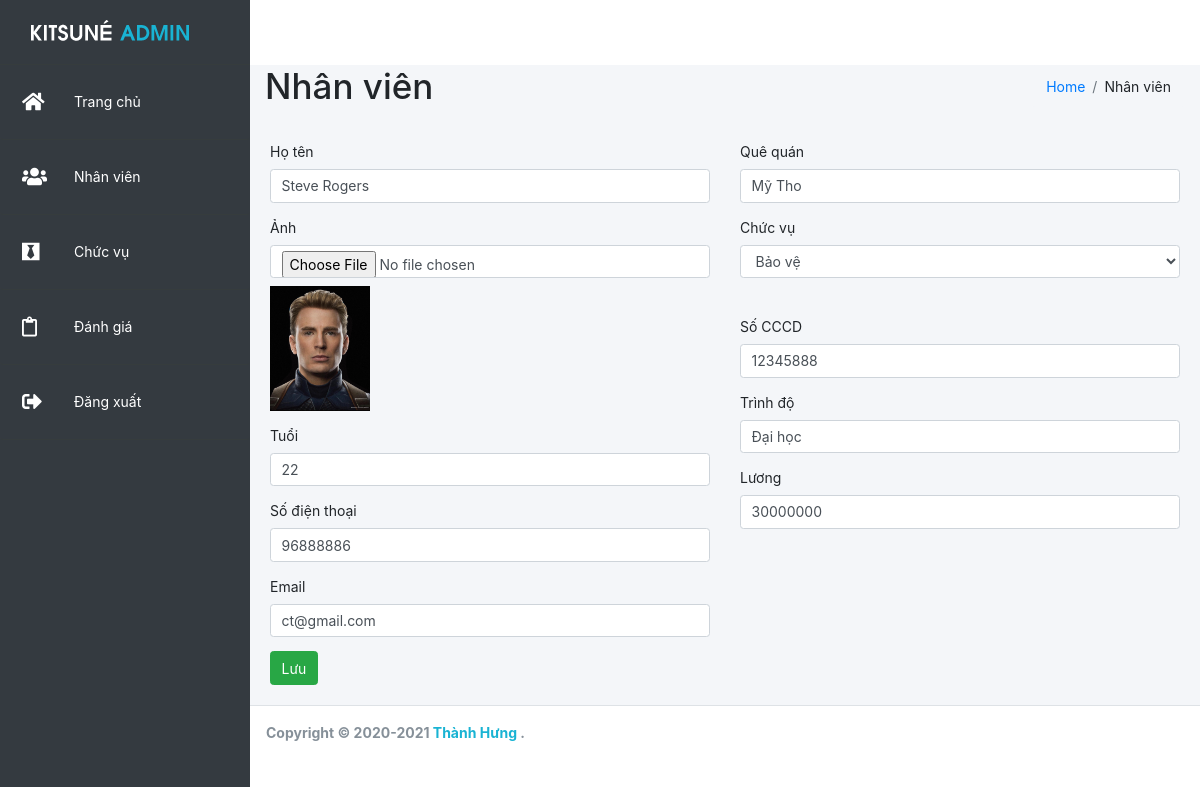
The app's page /admin/nhanvien.php?id=1005 with its own data.
### tables this page shows
CREATE TABLE `employee` (
  `nv_id` int(50) NOT NULL,
  `nv_image` varchar(50) NOT NULL,
  `nv_fullname` varchar(50) NOT NULL,
  `nv_age` int(50) NOT NULL,
  `nv_numberphone` int(50) NOT NULL,
  `nv_address` varchar(50) NOT NULL,
  `nv_position` int(50) NOT NULL,
  `nv_salary` int(50) NOT NULL,
  `nv_level` varchar(50) NOT NULL,
  `nv_email` varchar(50) NOT NULL,
  `nv_cccd` int(50) NOT NULL,
  `nv_rate` float NOT NULL
);

CREATE TABLE `position` (
  `pos_id` int(50) NOT NULL,
  `pos_name` varchar(50) NOT NULL,
  `pos_sl` int(20) NOT NULL
);

### admin/includes/dbhelp.php (called while the page is built, shortened)
<?php
function executeResult($sql) {
    $conn = mysqli_connect(HOST, USERNAME, PASSWORD, DATABASE);
    $resultset = mysqli_query($conn, $sql);
    $list      = [];
    while ($row = mysqli_fetch_array($resultset, 1)) {
        $list[] = $row;
    }
    return $list;
}
?>

### admin/nhanvien.php (the view, shortened to what this page needs)
<?php
require_once('./includes/dbhelp.php');
$s_fullname = $s_age = $s_image = $s_numberphone = $s_email = $s_address =
    $s_position = $s_cccd = $s_level = $s_salary = '';
$id = '';
if (isset($_GET['id'])) {
    $id          = $_GET['id'];
    $sql         = 'SELECT * FROM employee LEFT JOIN position ON position.pos_id=employee.nv_position where nv_id = '.$id;
    $staffList = executeResult($sql);
    if ($staffList != null && count($staffList) > 0) {
        $st = $staffList[0];
        $s_fullname = $st['nv_fullname'];
        $s_image = $st['nv_image'];
        $s_level = $st['nv_level'];
        $s_position = $st['pos_name'];
        $s_numberphone = $st['nv_numberphone'];
        $s_cccd = $st['nv_cccd'];
        $s_salary = $st['nv_salary'];
        $s_email = $st['nv_email'];
        $s_age      = $st['nv_age'];
        $s_address  = $st['nv_address'];
    } else {
        $id = '';
    }
}
?>
<!DOCTYPE html>
<html lang="en">
<head>
    <link rel="stylesheet" href="https://maxcdn.bootstrapcdn.com/bootstrap/4.1.3/css/bootstrap.min.css">
    <link href="https://use.fontawesome.com/releases/v5.0.4/css/all.css" rel="stylesheet">
    <link href="../asset/style.css" rel="stylesheet">
    <link href="../asset/reponsive.css" rel="stylesheet">
</head>
<body>
    <div class="wrapper">
        <div class="header">
            <nav class="navbar navbar-expand navbar-light navbar-white">
                <div class="sidebar">
                    <ul class="nav nav-pills flex-column" >
                        <li class="nav-item">
                            <a href="home.php" class="brand">
                                <img class="brand-img img-circle" src="../asset/img/logo.png" >
                            </a>
                        </li>
                        <li class="nav-item">
                            <a href="home.php" class="nav-link">
                                <span class="icon">
                                    <i class="fas fa-home"></i>
                                </span>
                                <p class="title">Trang chủ</p>
                            </a>
                        </li>
                        <li class="nav-item">
                            <a href="nhanvien.php" class="nav-link">
                                <span class="icon">
                                    <i class="fas fa-users"></i>
                                </span>
                                <p class="title">Nhân viên </p>
                            </a>
                        </li>
                        <li class="nav-item">
                            <a href="phongban.php" class="nav-link">
                                <span class="icon">
                                    <i class="fab fa-black-tie"></i>
                                </span>
                                <p class="title">Chức vụ</p>
                            </a>
                        </li>
                        <li class="nav-item">
                            <a href="chamcong.php" class="nav-link">
                                <span class="icon">
                                    <i class="far fa-clipboard "></i>
                                </span>
                                <p class="title">Đánh giá</p>
                            </a>
                        </li>
                        <li class="nav-item">
                            <a href="loginForm.php" class="nav-link">
                                <span class="icon">
                                    <i class="fas fa-sign-out-alt"></i>
                                </span>
                                <p class="title">Đăng xuất</p>
                            </a>
                        </li>
                    </ul>
                </div>
            </nav>
        </div>
        <div class="content-wrapper" style="min-height: 640px;">
            <div class="content-header">
                <div class="container-fluid">
                    <div class="row">
                        <div class="col-sm-6">
                            <h1>Nhân viên</h1>
                        </div>
                        <div class="col-sm-6">
                            <ol class="breadcrumb float-sm-right">
                                <li class="breadcrumb-item">
                                    <a href="home.php">Home</a>
                                </li>
                                <li class="breadcrumb-item">Nhân viên</li>
                            </ol>
                        </div>
                    </div>
                </div>
            </div>
                    <form method="post" style="padding: 20px" enctype="multipart/form-data">
                        <div class="row">
                            <div class="col-md-6">
                                <div class="form-group">
                                    <label>Họ tên</label>
                                    <input type="text" required class="form-control" name="fullname" placeholder="Nhập họ và tên" id="name" value="<?=$s_fullname?>">
                                </div>
                                 <div class="form-group">
                                    <label>Ảnh</label>
                                    <input type="file" class="form-control" name="image" placeholder="Nhập ảnh" id="image" >
                                    <img src="uploads/<?php echo $s_image ?>" width = "100px" style = "margin-top: 8px"">
                                </div>
                             <div class="form-group">
                                 <label>Tuổi</label>
                                 <input type="number" required class="form-control" name="age" placeholder="Nhập tuổi" id="dob" value="<?=$s_age?>">
                             </div>
                                 <div class="form-group">
                                     <label>Số điện thoại</label>
                                     <input type="text" required class="form-control" name="numberphone" placeholder="Nhập số điện thoại" id="phone" value="<?=$s_numberphone?>">
                                 </div>
                                 <div class="form-group">
                                     <label>Email</label>
                                     <input type="mail" required class="form-control" name="email" placeholder="Nhập email" id="email" value="<?=$s_email?>">
                                 </div>
                            </div>
                            <div class="col-md-6">
                                 <div class="form-group">
                                     <label>Quê quán</label>
                                     <input type="text" required class="form-control" name="address" placeholder="Nhập quê quán" id="hometown" value="<?=$s_address?>">
                                 </div>
                                  <div class="form-group">
                                     <label for="position" >Chức vụ</label>
                                        <div >
                                        <select  class="form-control" name="position" id="position" required>
                                        <option  selected>
                                            <?php
                                            if($id != ''){
                                                echo $s_position;
                                            } else{
                                                echo "Chọn nhân viên";
                                            }
                                        ?></option>
                                        </select>
                                     </div>
                                </div>
                                <div class="form-group" style="margin-top: 38px;">
                                    <label>Số CCCD</label>
                                    <input type="text"required class="form-control" name="cccd" placeholder="Nhập số CCCD" id="id" value="<?=$s_cccd?>">
                                </div>
                                 <div class="form-group">
                                     <label>Trình độ</label>
                                     <input type="text"required class="form-control" name="level" placeholder="Nhập trình độ" id="level" value="<?=$s_level?>">
                                 </div>
                                 <div class="form-group">
                                     <label>Lương</label>
                                     <input type="text"required class="form-control" name="salary" placeholder="Nhập lương" id="salary" value="<?=$s_salary?>">
                                 </div>
                            </div>
                        </div>
                        <button class="btn btn-success" >Lưu</button>
                    </form>
                </div>
            </div>
        <footer class="main-footer">
            <strong>
                Copyright © 2020-2021
                <a href="https://www.facebook.com/hwngnaf/" style="text-decoration: none; color: #19B3D3;">Thành Hưng</a>
                .
            </strong>
        </footer>
</body>
</html>

### asset/style.css (style rules this page uses)
* { margin: 0; padding: 0; box-sizing: border-box; }
html { font-family: 'Poppins'; font-size: 14px; }
.header { background-color: rgba(255, 255, 255, 0.459); height: 65px; }
img { vertical-align: middle; border-style: none; }
.img-circle { border-radius: 50%; }
.sidebar { position: fixed; background: #343a40; height: 100%; width: 250px; transition: 0.5s; overflow: hidden; top: 0; left: 0; z-index: 10; }
.sidebar ul { top: 0; left: 0; position: absolute; width: 100%; }
.sidebar ul li { position: relative; width: 100%; list-style: none; }
.sidebar .brand { padding: 9px 0px; }
.sidebar ul li a { color: #fff; position: relative; display: flex; width: 100%; text-decoration: none; border-bottom: 1px solid #363c3d ; }
.sidebar ul li a .icon { position: relative; display: block; min-width: 60px; height: 60px; line-height: 60px; font-size: 20px; padding-left: 8px; }
.sidebar ul li a .title { position: relative; display: block; height: 60px; line-height: 60px; white-space: nowrap; text-align: start; margin-bottom: 0px; }
.content-wrapper { background-color: #f4f6f9; min-height: 640px; }
.content-header .breadcrumb { background-color: #f4f6f9; }
.main-footer { bottom: 0; background-color: #fff; border-top: 1px solid #dee2e6; color: #869099; padding: 16px; }

### asset/reponsive.css (style rules this page uses)
@media (min-width: 768px) { .content-wrapper { margin-left: 250px; } }
@media (min-width: 768px) { .main-footer { margin-left: 250px; } }

### records on screen
employee: fullname "Steve Rogers", nv_image (picture), age "22", numberphone "96888886", email "ct@gmail.com", address "Mỹ Tho", position "Bảo vệ", cccd "12345888", level "Đại học", salary "30000000"
